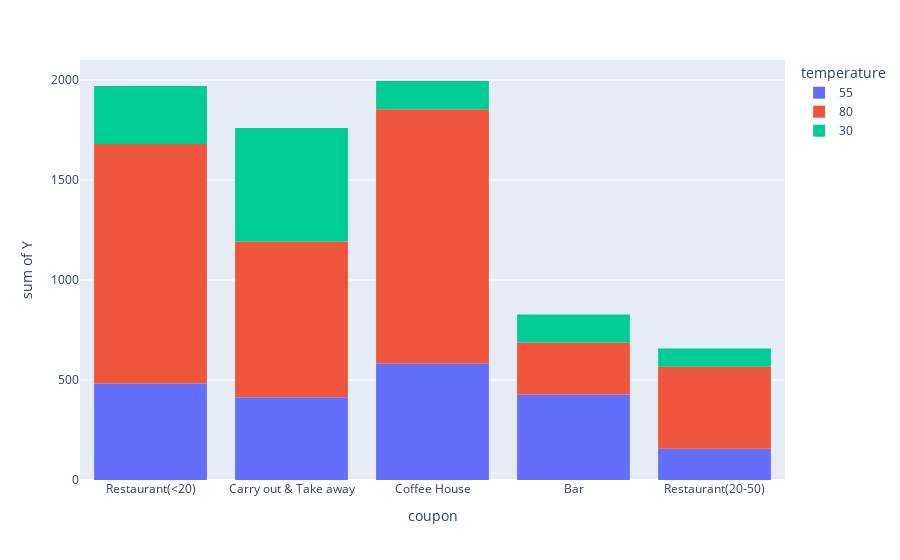

Source (notebook cell):
### Markdown cell above
6. Use a histogram to visualize the temperature column.

### Code cell
#What was the distribution of temparature  by coupon acceptance on coupon
px.histogram(data,x="coupon",y="Y",color="temperature")

### Figure 1 — Plotly figure (JSON) as saved in the notebook; plotly's stock layout.template omitted (floating-point values rounded to 4 significant figures; data arrays with more than 128 entries replaced by an {"elided": "..."} marker saying what was removed)
{"data": [{"alignmentgroup": "True", "bingroup": "x", "histfunc": "sum", "hovertemplate": "temperature=55<br>coupon=%{x}<br>sum of Y=%{y}<extra></extra>", "legendgroup": "55", "marker": {"color": "#636efa", "pattern": {"shape": ""}}, "name": "55", "offsetgroup": "55", "orientation": "v", "showlegend": true, "type": "histogram", "x": {"elided": "3840 str values"}, "xaxis": "x", "y": {"elided": "3840 int values"}, "yaxis": "y"}, {"alignmentgroup": "True", "bingroup": "x", "histfunc": "sum", "hovertemplate": "temperature=80<br>coupon=%{x}<br>sum of Y=%{y}<extra></extra>", "legendgroup": "80", "marker": {"color": "#EF553B", "pattern": {"shape": ""}}, "name": "80", "offsetgroup": "80", "orientation": "v", "showlegend": true, "type": "histogram", "x": {"elided": "6528 str values"}, "xaxis": "x", "y": {"elided": "6528 int values"}, "yaxis": "y"}, {"alignmentgroup": "True", "bingroup": "x", "histfunc": "sum", "hovertemplate": "temperature=30<br>coupon=%{x}<br>sum of Y=%{y}<extra></extra>", "legendgroup": "30", "marker": {"color": "#00cc96", "pattern": {"shape": ""}}, "name": "30", "offsetgroup": "30", "orientation": "v", "showlegend": true, "type": "histogram", "x": {"elided": "2316 str values"}, "xaxis": "x", "y": {"elided": "2316 int values"}, "yaxis": "y"}], "layout": {"barmode": "relative", "legend": {"title": {"text": "temperature"}, "tracegroupgap": 0}, "margin": {"t": 60}, "xaxis": {"anchor": "y", "domain": [0, 1], "title": {"text": "coupon"}}, "yaxis": {"anchor": "x", "domain": [0, 1], "title": {"text": "sum of Y"}}}}
